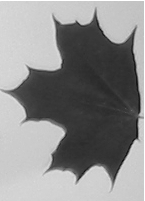
#> input picture Ex2/data/template1.jpg, 145 x 201 px
$ python ex2.py
#> lines starting #> are read from the running program, lines starting #| are printed output that depends on the picture; after the words box and inside, x2 and y2 are one past the last pixel; in counts of white or black regions, pixels touching at a corner belong together
### Ex2/utils.py
#!/usr/bin/env python3
# -*- coding: utf-8 -*-
"""
@author: Simon Matern
"""
import cv2
from matplotlib import pyplot as plt
import numpy as np
def show(img):
    """
    This method takes an image in numpy format and displays it.

    Parameters
    ----------
    img : a numpy array describing an image

    Returns
    -------
    None.

    """

    shape = img.shape
    if len(shape) == 3:
        plt.imshow(cv2.cvtColor(img, cv2.COLOR_BGR2RGB))
        plt.show()
    if len(shape) == 2:
        plt.imshow(img, cmap='gray')
        plt.show()

def visualizeContours(img, contours):
    """
    Visualise contours

    Parameters
    ----------
    img : numpy ndarray
        the contours are drawn into this image
    contours : list of ndarrays
        each element in contours is an ndarray with shape (N,1,2) which represents a contour
    """
    vis = img.copy()
    if len(vis.shape)==2:
        vis = np.stack([vis,vis,vis],axis=2)

    for cnt in contours:
        vis = cv2.drawContours(vis, [cnt.astype(int)], 0, (np.random.randint(1,255),np.random.randint(1,255),np.random.randint(1,255)), 3)
    show(vis)

def visualizeShapes(img, shapes, color):
    vis = img.copy()
    if len(vis.shape)==2:
        vis = np.stack([vis,vis,vis],axis=2)

    for shape in shapes:
        N = len(shape)
        cnt = shape.reshape((N,1,2))
        vis = cv2.fillPoly(vis, [cnt.astype(int)],color)
    show(vis)
    return vis


# [11 lines left out: function visualizeFourierDiscriptor, not called in this run]

### Ex2/ex2.py
#!/usr/bin/env python3
# -*- coding: utf-8 -*-
"""

@author: Simon Matern
"""
import numpy as np
import cv2
import sys
import utils
from functools import reduce
import pickle

def binarizeImage(img):
    """
    This method creates a binary image from a colored or grayscale image.
    To improve the performance of the segmentation all structures should be
    separated using morphological operations, e.g. leaves should not be
    connected with each other.

    Parameters
    ----------
    img : ndarray
        An input image with shape (H,W,C) or (H,W)

    Returns
    -------
    result : ndarray
        A binary image with background pixel = 0 and foreground pixel = 255.
        The shape should be (H,W).

    """


    # converts the image to grayscale if it was
    img = img.copy()
    if len(img.shape)>2 and img.shape[2]==3:
        img = cv2.cvtColor(img, cv2.COLOR_BGR2GRAY)
    thresh=120
    #TODO:
    # ---- Binarize Image ----
    # Given a grayscale image, compute a binary representation
    # Background pixel = 0
    # Foreground pixel = 255
    thresh, img=cv2.threshold(img, thresh, 255,cv2.THRESH_BINARY_INV  )
    #TODO (optional):
    # ---- Erosion ----
    # Use morphological erosion to remove small connections between structures

    #utils.show(res)
    utils.show(img)
    return img

def extractContours(img):
    """
    This method ectracts contours from a binary images.
    The resulting contours/shapes are stored in a list.
    Each shape is represented by its 2d points using an ndarray of size (N,2)

    Parameters
    ----------
    img : ndarray
        A binary image

    Returns
    -------
    shapes : list[ndarray]
        A list of shapes.

    """
    contours, hierarchy =  cv2.findContours(img, cv2.RETR_EXTERNAL, cv2.CHAIN_APPROX_NONE)
    utils.visualizeContours(img, contours)

    shapes = []
    for cnt in contours:
        N = len(cnt)
        shape = cnt.reshape((N,2))
        shapes.append(shape)
    return shapes


def getFourierDescriptor(shape):
    """
    Compute the Fourier descriptor of a shape.
    Please use numpy.fft.fft() for the fourier transform.
    Otherwise there might be type conflicts.

    See: https://numpy.org/doc/stable/reference/routines.fft.html#module-numpy.fft

    Parameters
    ----------
    shape : ndarray
        A shape described by an array of size (N,2).
        Where N is the number of points.

    Returns
    -------
    fd : ndarray
        The fourier descriptor described by an array of size N.
        Note, that the output should contain complex numbers.

        Also note, that the 0th frequency is at fd[0].
        fd[1:n/2] contains all positive frequencies.
        fd[n/2:]  contains all negative frequencise.
        See documentation for details
    """

    # TODO:
    # Compute fourier descriptor of shape
    #print("shape")

    #print(shape)
    result=shape[:,0]+shape[:,1]*1j
    #print(result)
    #print("fourier")

    result=np.fft.fft(result)
    #print (result)
    return result

def normalizeFourierDescriptor(fd, n_freq):
    """
    Given a Fourier descriptor and the number of frequencies, normalize
    the Fourier Descriptor and reduce the number of frequencies to n_freq.

    Note, that you have to remove the higher frequencies,
    i.e. keep n_freq/2 lowest positive frequencies and n_freq/2 lowest negative frequencies.

    Parameters
    ----------
    fd : ndarray
        An unnormalized Fourier descriptor
    n_freq : int
        number of frequencies to represent the normalized FD

    Returns
    -------
    nfd : ndarray
        A normalized Fourier descriptor.

    """

    fd = fd.copy()

    # TODO:
    # Translation Invariance F(0) := 0
    fd[0]=0

    # TODO:
    # Scale Invariance F(i) := F(i)/|F(1)|
    fd=fd/fd[1]

    # TODO:
    # Rotation Invariance, starting point invariance etc.
    # F := |F|
    fd=abs(fd)
    # TODO:
    # Filter higher frequencies
    mid=int(n_freq/2)


    fd1=fd[:(mid+1)]#positive freqencies
    fd2=fd[-mid:]
    result= np.concatenate((fd1, fd2))
    return result

def classifyFourierDescriptor(nfd, nfd_templates, thresh):
    """
    Given a single normalized Fourier descriptor of shape and a list of
    normalized Fourier descriptor of the templates, classify the the shape.

    Use the following metric: d(x,y) = np.linalg.norm(x-y)/N  ,where N is the
    length of the descriptor.

    Parameters
    ----------
    nfd : ndarray
        normalized Fourier descriptor of some shape.
    nfd_templates : list[ndarrray]
        list of normalized Fourier descriptor of the templates.
    thresh : float
        a classification is only considered if the metric is below this threshold.
        Otherwise return -1

    Returns
    -------
    index : int
        The index of the corresponding class.
        0 is the first class (first template), 1 is the second class (second template)..
        If the dissimilarity is too large return -1
    """
    counter=-1
    last=1
    for classification in nfd_templates:
        if np.linalg.norm(nfd-classification)/len(nfd)<last:
            last= np.linalg.norm(nfd-classification)/len(nfd)
            counter=counter+1


    if last>thresh:
        return -1

    return counter


def imageSegmentation(img, templates, n_freq, thresh):
    query = binarizeImage(img)
    shapes = extractContours(query)
    shapes = [shape for shape in shapes if len(shape) > n_freq]


    utils.visualizeShapes(img, shapes, (255,255,255))
    fds = [getFourierDescriptor(shape) for shape in shapes]
    nfds = [normalizeFourierDescriptor(fd, n_freq) for fd in fds]

    nfd_templates = []
    for template in templates:
        binary = binarizeImage(template)
        templ_shapes = extractContours(binary)
        templ_shapes = [shape for shape in templ_shapes if len(shape) > n_freq]

        if len(templ_shapes) == 0:
            continue
        largest_shape = reduce((lambda x, y: x if len(x) > len(y) else y), templ_shapes)
        fd = getFourierDescriptor(largest_shape)
        nfd = normalizeFourierDescriptor(fd, n_freq)
        nfd_templates.append(nfd)

    classification = [classifyFourierDescriptor(nfd, nfd_templates, thresh) for nfd in nfds]

    classes = []
    labels = np.zeros(img.shape, np.uint8)
    for i in range(len(templates)):
        class_i = list(filter(lambda x: x[1] == i, enumerate(classification)))
        shapes_i = [shapes[x[0]] for x in class_i]

        color = (0,0,0)
        if i == 0:
            color = (255,0,0)
        elif i == 1:
            color = (0,255,0)
        else:
            color = (np.random.randint(1,255),np.random.randint(1,255),np.random.randint(1,255))
        labels = utils.visualizeShapes(labels, shapes_i, color)
        classes.append(shapes_i)

    return classes, labels

if __name__=="__main__":
    template1 = cv2.imread("data/template1.jpg")
#> template1 is the input picture: shape (201, 145, 3); min 16, max 255, mean 139
    utils.show(template1)

    template2 = cv2.imread("data/template2.jpg")
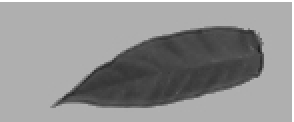
#> input picture Ex2/data/template2.jpg, 147 x 61 px (shown 2 times larger)
#> template2 is the input picture: shape (61, 147, 3); min 27, max 255, mean 145.1
    utils.show(template2)
    templates = [template1, template2]


    img = cv2.imread("data/query.jpg")
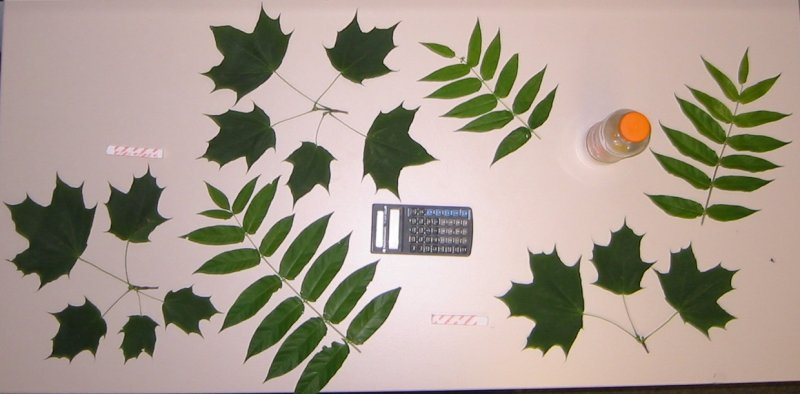
#> input picture Ex2/data/query.jpg, 800 x 394 px
#> img is the input picture: shape (394, 800, 3); mean B, G, R 142.8, 155.4, 168.1
    utils.show(img)

    n_freq = 30
    thresh = 0.5

    imageSegmentation(img, templates, n_freq, thresh)
#> in binarizeImage, `thresh, img=cv2.threshold(img, thresh, 255,cv2.THRESH_BINARY_INV  )`:
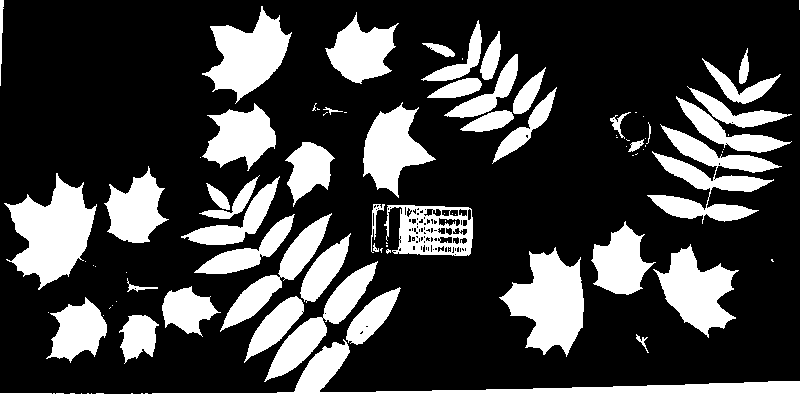
#> img: shape (394, 800); 25.3% white; 98 white regions (51 under 20 px)
#> in binarizeImage, `thresh, img=cv2.threshold(img, thresh, 255,cv2.THRESH_BINARY_INV  )`: thresh = 120
#> in extractContours, `contours, hierarchy =  cv2.findContours(img, cv2.RETR_EXTERNAL, cv2.CH..`: contours = 92 contours, 49 with area under 20; largest, box (x1, y1, x2, y2) and area: (4, 173, 97, 290) 5475, (499, 247, 584, 357) 5124, (647, 124, 782, 224) 4394, (152, 339, 800, 394) 4175, (202, 6, 292, 104) 4138
#> in visualizeContours, `vis = np.stack([vis,vis,vis],axis=2)`: vis: shape (394, 800, 3); 25.3% white; 98 white regions (51 under 20 px), largest, box (x1, y1, x2, y2) and area: (4, 173, 97, 290) 5670, (499, 247, 584, 357) 5301, (152, 339, 800, 394) 4882
#> the loop in visualizeContours, `for cnt in contours:` made 92 passes
#> cnt on passes 1, 2, 3, 5, 6, 7, 10, 15, 16, 17, 18, 19: [[145, 393], [146, 393], [147, 393], [146, 393]], [[141, 393], [142, 393]], [[131, 393], [132, 393]], [[91, 393]], [[87, 393], [88, 393]], [[81, 393]], [[53, 393], [54, 393]], [[103, 315]], [[48, 312]], [[110, 307], [109, 308]], [[112, 305]], [[116, 301]]
#> after the loop in visualizeContours, `for cnt in contours:`:
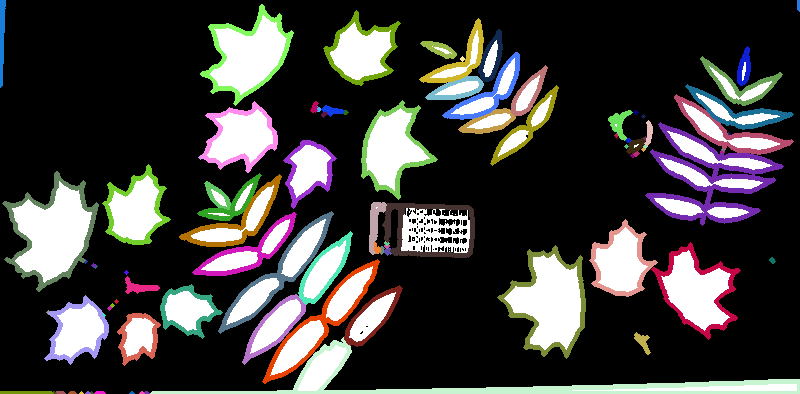
#> vis: shape (394, 800, 3); mean of channels 0, 1, 2 61.3, 62.7, 64.3; drawn as B, G, R
#> the loop in extractContours, `for cnt in contours:` made 92 passes
#> N on passes 4, 8, 9, 11, 12, 13, 14, 20, 21, 22, 23, 24: 14, 8, 14, 102, 1412, 53, 154, 211, 157, 148, 178, 79
#> (N, shape) on passes 1, 2, 3, 5, 6, 7: (4, [[145, 393], [146, 393], [147, 393], [146, 393]]), (2, [[141, 393], [142, 393]]), (2, [[131, 393], [132, 393]]), (1, [[91, 393]]), (2, [[87, 393], [88, 393]]), (1, [[81, 393]])
#> after the loop in extractContours, `for cnt in contours:`: shapes = 92 items
#> in imageSegmentation, `shapes = [shape for shape in shapes if len(shape) > n_freq]`: shapes = 46 items
#> the loop in visualizeShapes, `for shape in shapes:` made 46 passes
#> after the loop in visualizeShapes, `for shape in shapes:`:
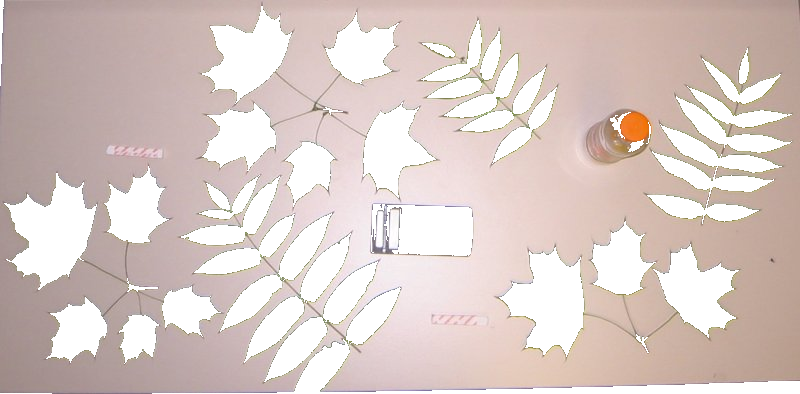
#> vis: shape (394, 800, 3); mean B, G, R 197.4, 201.9, 217.4
#> in normalizeFourierDescriptor, `mid=int(n_freq/2)`: mid = 15
#> in normalizeFourierDescriptor, `fd1=fd[:(mid+1)]#positive freqencies`: fd1 = [0, 1, 0, 0.111, 0, 0.0403, 1.08e-16, 0.0207, 0, 0.0127, 0, 0.00859, 5.39e-17, 0.00624, 0, 0.00477]
#> in normalizeFourierDescriptor, `fd2=fd[-mid:]`: fd2 = [0.00477, 0, 0.00624, 5.39e-17, 0.00859, 0, 0.0127, 0, 0.0207, 1.08e-16, 0.0403, 0, 0.111, 0, 1]
#> in normalizeFourierDescriptor, `result= np.concatenate((fd1, fd2))`: result = 31 values, max 1 at index 1, min 0 at index 0, mean 0.0777
#> in imageSegmentation, `nfds = [normalizeFourierDescriptor(fd, n_freq) for fd in fds]`: nfds = 46 items
#> the loop in imageSegmentation, `for template in templates:` made 2 passes
#> (thresh in binarizeImage, mid in normalizeFourierDescriptor) on passes 1 to 2: (120, 15), (120, 15)
#> pass 1, in binarizeImage (call 2), `thresh, img=cv2.threshold(img, thresh, 255,cv2.THRESH_BINARY_INV  )`:
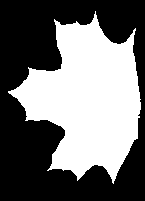
#> img: shape (201, 145); 43.9% white; 1 white region, box (x1, y1, x2, y2) and area: (8, 11, 141, 184) 12785
#> after the loop in imageSegmentation, `for template in templates:`: binary: shape (61, 147); 30% white; 1 white region, box (x1, y1, x2, y2) and area: (26, 13, 132, 54) 2689
#> after the loop in imageSegmentation, `for template in templates:`: nfd_templates = 2 items
#> the loop in classifyFourierDescriptor, `for classification in nfd_templates:` made 2 passes
#> (last, counter) on passes 1 to 2: (0.199, 0), (0.0397, 1)
#> after the loop in classifyFourierDescriptor, `for classification in nfd_templates:`: counter = 1; last = 0.0397
#> the loop in classifyFourierDescriptor (call 2), `for classification in nfd_templates:` made 2 passes
#> (last, counter) on passes 1 to 2: (0.197, 0), (0.0377, 1)
#> in imageSegmentation, `classification = [classifyFourierDescriptor(nfd, nfd_templates, thresh..`: classification = 46 values, max 1 at index 0, min -1 at index 25, mean 0.674
#> the loop in imageSegmentation, `for i in range(len(templates)):` made 2 passes
#> color on passes 1 to 2: (255, 0, 0), (0, 255, 0)
#> pass 2, in show (call 12), `plt.show()`:
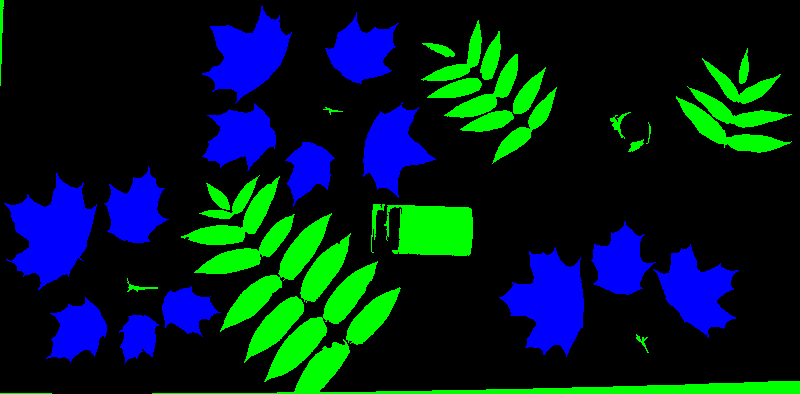
#> shown: shape (394, 800, 3); mean R, G, B 0, 28.2, 33.1
#> after the loop in imageSegmentation, `for i in range(len(templates)):`: classes = 2 items
